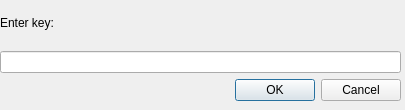
<?xml version="1.0" encoding="UTF-8"?>
<ui version="4.0">
 <class>uiChannelKey</class>
 <widget class="QDialog" name="uiChannelKey">
  <property name="geometry">
   <rect>
    <x>0</x>
    <y>0</y>
    <width>405</width>
    <height>110</height>
   </rect>
  </property>
  <property name="minimumSize">
   <size>
    <width>405</width>
    <height>110</height>
   </size>
  </property>
  <property name="maximumSize">
   <size>
    <width>405</width>
    <height>110</height>
   </size>
  </property>
  <property name="windowTitle">
   <string>Key required</string>
  </property>
  <property name="windowIcon">
   <iconset>
    <normaloff>:/images/logo_64.png</normaloff>:/images/logo_64.png</iconset>
  </property>
  <widget class="QWidget" name="verticalLayoutWidget">
   <property name="geometry">
    <rect>
     <x>0</x>
     <y>0</y>
     <width>401</width>
     <height>101</height>
    </rect>
   </property>
   <layout class="QVBoxLayout" name="verticalLayout">
    <item>
     <widget class="QLabel" name="label">
      <property name="text">
       <string>Enter key:</string>
      </property>
     </widget>
    </item>
    <item>
     <widget class="QLineEdit" name="lineEdit"/>
    </item>
    <item>
     <widget class="QDialogButtonBox" name="buttonBox">
      <property name="standardButtons">
       <set>QDialogButtonBox::Cancel|QDialogButtonBox::Ok</set>
      </property>
     </widget>
    </item>
   </layout>
  </widget>
 </widget>
 <resources/>
 <connections/>
</ui>
